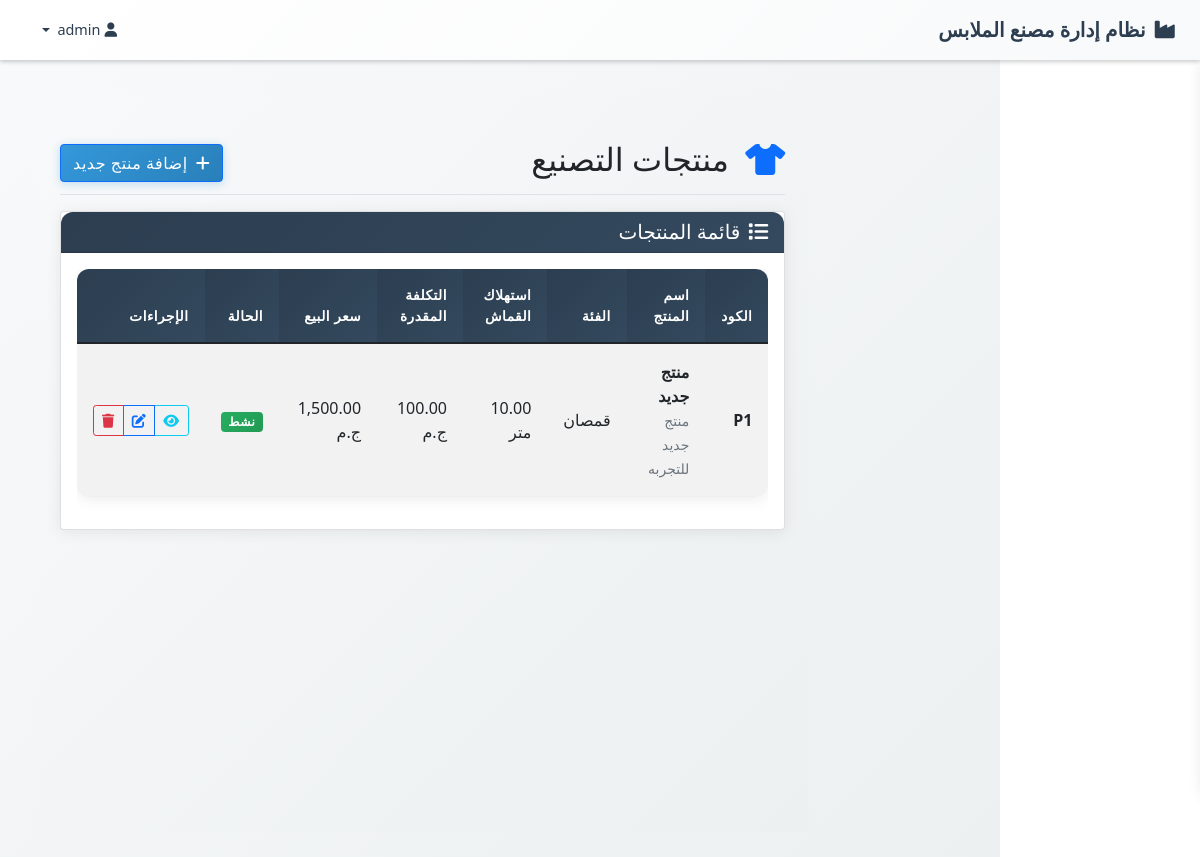
Screenshot of /inventory/products.php (signed in) with the database file from the repository.
### tables this page shows
CREATE TABLE `products`  (
  `id` int(11) NOT NULL AUTO_INCREMENT,
  `name` varchar(100) NOT NULL,
  `code` varchar(50) NOT NULL,
  `description` text NULL,
  `category` varchar(50) NULL DEFAULT NULL,
  `fabric_consumption` decimal(10, 2) NULL DEFAULT NULL,
  `estimated_cost` decimal(10, 2) NULL DEFAULT NULL,
  `selling_price` decimal(10, 2) NULL DEFAULT NULL,
  `is_active` tinyint(1) NULL DEFAULT 1,
  `created_at` timestamp NOT NULL DEFAULT CURRENT_TIMESTAMP,
  PRIMARY KEY (`id`) USING BTREE,
  UNIQUE INDEX `code`(`code`) USING BTREE
);

### inventory/products.php (the view, shortened to what this page needs)
<?php
require_once '../config/config.php';
$stmt = $pdo->query("SELECT * FROM products ORDER BY name ASC");
$products = $stmt->fetchAll();
include '../includes/header.php';
?>
<!DOCTYPE html>
<html lang="ar" dir="rtl">
<head>
    <link href="https://cdn.jsdelivr.net/npm/bootstrap@5.1.3/dist/css/bootstrap.rtl.min.css" rel="stylesheet">
    <link href="https://cdnjs.cloudflare.com/ajax/libs/font-awesome/6.0.0/css/all.min.css" rel="stylesheet">
    <link href="<?= BASE_URL ?>/../assets/css/style.css" rel="stylesheet">
</head>
<body>
    <!DOCTYPE html>
<html lang="ar" dir="rtl">
<head>
    <link href="https://cdn.jsdelivr.net/npm/bootstrap@5.1.3/dist/css/bootstrap.rtl.min.css" rel="stylesheet">
    <link href="https://cdnjs.cloudflare.com/ajax/libs/font-awesome/6.0.0/css/all.min.css" rel="stylesheet">
    <link href="<?= BASE_URL ?>/../assets/css/style.css" rel="stylesheet">
</head>
<body>
    <?php include '../includes/navbar.php'; ?>
    <div class="container-fluid">
    <div class="row">
        <main class="col-md-9 ms-sm-auto col-lg-10 px-md-4 main-content">
            <div class="d-flex justify-content-between flex-wrap flex-md-nowrap align-items-center pt-3 pb-2 mb-3 border-bottom">
                <h1 class="h2">
                    <i class="fas fa-tshirt text-primary me-2"></i>
                    منتجات التصنيع
                </h1>
                <button type="button" class="btn btn-primary" data-bs-toggle="modal" data-bs-target="#addProductModal">
                    <i class="fas fa-plus me-2"></i>إضافة منتج جديد
                </button>
            </div>
            <div class="card">
                <div class="card-header">
                    <h5 class="card-title mb-0">
                        <i class="fas fa-list me-2"></i>قائمة المنتجات
                    </h5>
                </div>
                <div class="card-body">
                    <div class="table-responsive">
                        <table class="table table-striped table-hover">
                            <thead class="table-dark">
                                <tr>
                                    <th>الكود</th>
                                    <th>اسم المنتج</th>
                                    <th>الفئة</th>
                                    <th>استهلاك القماش</th>
                                    <th>التكلفة المقدرة</th>
                                    <th>سعر البيع</th>
                                    <th>الحالة</th>
                                    <th>الإجراءات</th>
                                </tr>
                            </thead>
                            <tbody>
                                <?php if (empty($products)): ?>
                                    <tr>
                                        <td colspan="8" class="text-center text-muted py-4">
                                            <i class="fas fa-inbox fa-3x mb-3 d-block"></i>
                                            لا توجد منتجات مسجلة
                                        </td>
                                    </tr>
                                <?php else: ?>
                                    <?php foreach ($products as $product): ?>
                                        <tr>
                                            <td><strong><?= htmlspecialchars($product['code']) ?></strong></td>
                                            <td>
                                                <strong><?= htmlspecialchars($product['name']) ?></strong>
                                                <?php if ($product['description']): ?>
                                                    <br><small class="text-muted"><?= htmlspecialchars($product['description']) ?></small>
                                                <?php endif; ?>
                                            </td>
                                            <td><?= htmlspecialchars($product['category']) ?></td>
                                            <td><?= number_format($product['fabric_consumption'], 2) ?> متر</td>
                                            <td><?= number_format($product['estimated_cost'], 2) ?> ج.م</td>
                                            <td><?= number_format($product['selling_price'], 2) ?> ج.م</td>
                                            <td>
                                                <?php if ($product['is_active']): ?>
                                                    <span class="badge bg-success">نشط</span>
                                                <?php else: ?>
                                                    <span class="badge bg-danger">غير نشط</span>
                                                <?php endif; ?>
                                            </td>
                                            <td>
                                                <div class="btn-group" role="group">
                                                    <button type="button" class="btn btn-sm btn-outline-info"
                                                            onclick="viewProduct(<?= $product['id'] ?>)">
                                                        <i class="fas fa-eye"></i>
                                                    </button>
                                                    <button type="button" class="btn btn-sm btn-outline-primary"
                                                            onclick="editProduct(<?= htmlspecialchars(json_encode($product)) ?>)">
                                                        <i class="fas fa-edit"></i>
                                                    </button>
                                                    <button type="button" class="btn btn-sm btn-outline-danger"
                                                            onclick="deleteProduct(<?= $product['id'] ?>, '<?= htmlspecialchars($product['name']) ?>')">
                                                        <i class="fas fa-trash"></i>
                                                    </button>
                                                </div>
                                            </td>
                                        </tr>
                                    <?php endforeach; ?>
                                <?php endif; ?>
                            </tbody>
                        </table>
                    </div>
                </div>
            </div>
        </main>
    </div>
</div>
<?php include '../includes/footer.php'; ?>
</body>
</html>
</body>
</html>

### assets/css/style.css (style rules this page uses)
* { box-sizing: border-box; }
body { margin: 0; padding: 0; font-family: 'Segoe UI', Tahoma, Geneva, Verdana, sans-serif; background-color: #f8f9fa; padding-top: 60px; }
.main-content { margin-right: 0; padding: 25px; min-height: calc(100vh - 60px); transition: margin-right 0.4s cubic-bezier(0.25, 0.46, 0.45, 0.94); background: linear-gradient(135deg, #f8f9fa 0%, #ecf0f1 100%); }
.table { background: #ffffff; border-radius: 12px; overflow: hidden; box-shadow: 0 2px 15px rgba(0, 0, 0, 0.08); }
.table thead th { background: linear-gradient(135deg, #2c3e50, #34495e); color: #ffffff; border: none; font-weight: 600; text-transform: uppercase; letter-spacing: 0.5px; font-size: 0.85rem; padding: 1rem; }
.table tbody td { padding: 1rem; border-color: #ecf0f1; vertical-align: middle; }
.card { border: none; border-radius: 12px; box-shadow: 0 2px 15px rgba(0, 0, 0, 0.08); transition: all 0.3s ease; margin-bottom: 20px; background: #ffffff; }
.card-header { background: linear-gradient(135deg, #2c3e50, #34495e); color: #ffffff; border-bottom: none; border-radius: 12px 12px 0 0 !important; padding: 1rem 1.5rem; font-weight: 600; }
.card-header h5, .card-header h6 { color: #ffffff; margin: 0; }
.btn { border-radius: 8px; font-weight: 500; padding: 0.5rem 1.5rem; transition: all 0.3s ease; border: none; }
.badge.bg-success { background: linear-gradient(135deg, #27ae60, #229954) !important; }
.main-content { background: linear-gradient(135deg, #f8f9fa 0%, #ecf0f1 100%); min-height: calc(100vh - 60px); padding-top: 2rem; }
.table tbody tr { transition: all 0.3s ease; }
.btn { border-radius: 8px; font-weight: 500; padding: 0.5rem 1.5rem; transition: all 0.3s ease; border: none; text-transform: uppercase; letter-spacing: 0.5px; font-size: 0.85rem; }
.btn-primary { background: linear-gradient(135deg, #3498db, #2980b9); box-shadow: 0 2px 10px rgba(52, 152, 219, 0.3); }
.badge { border-radius: 20px; padding: 0.5rem 1rem; font-weight: 600; font-size: 0.75rem; text-transform: uppercase; letter-spacing: 0.5px; }

### rows the page displays
products: code "P1", name "منتج جديد", description "منتج جديد للتجربه", category "قمصان", fabric_consumption "10.00", estimated_cost "100.00", selling_price "1,500.00", is_active "نشط"

### other values shown
SYSTEM_NAME "نظام إدارة مصنع الملابس"
